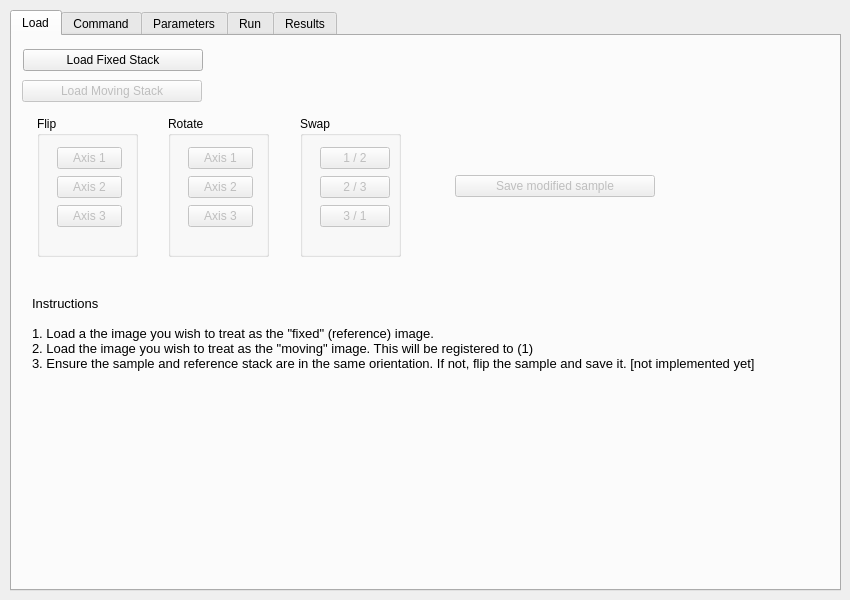
<?xml version="1.0" encoding="UTF-8"?>
<ui version="4.0">
 <class>elastixMain</class>
 <widget class="QWidget" name="elastixMain">
  <property name="geometry">
   <rect>
    <x>0</x>
    <y>0</y>
    <width>850</width>
    <height>600</height>
   </rect>
  </property>
  <property name="minimumSize">
   <size>
    <width>850</width>
    <height>600</height>
   </size>
  </property>
  <property name="windowTitle">
   <string>Elastix plugin</string>
  </property>
  <property name="windowIcon">
   <iconset resource="elastix_plugin.qrc">
    <normaloff>:/icons/icons/elastix_logo_48.gif</normaloff>:/icons/icons/elastix_logo_48.gif</iconset>
  </property>
  <widget class="QTabWidget" name="tabWidget">
   <property name="enabled">
    <bool>true</bool>
   </property>
   <property name="geometry">
    <rect>
     <x>10</x>
     <y>10</y>
     <width>831</width>
     <height>581</height>
    </rect>
   </property>
   <property name="toolTip">
    <string extracomment="Remove param"/>
   </property>
   <property name="currentIndex">
    <number>0</number>
   </property>
   <widget class="QWidget" name="tabLoad">
    <attribute name="title">
     <string>Load</string>
    </attribute>
    <widget class="QLabel" name="sampleStackName">
     <property name="geometry">
      <rect>
       <x>200</x>
       <y>60</y>
       <width>251</width>
       <height>16</height>
      </rect>
     </property>
     <property name="minimumSize">
      <size>
       <width>250</width>
       <height>0</height>
      </size>
     </property>
     <property name="text">
      <string/>
     </property>
    </widget>
    <widget class="QLabel" name="instructionsLabelTabLoad">
     <property name="geometry">
      <rect>
       <x>20</x>
       <y>260</y>
       <width>781</width>
       <height>171</height>
      </rect>
     </property>
     <property name="font">
      <font>
       <pointsize>10</pointsize>
      </font>
     </property>
     <property name="layoutDirection">
      <enum>Qt::LeftToRight</enum>
     </property>
     <property name="text">
      <string>Instructions 

1. Load a the image you wish to treat as the &quot;fixed&quot; (reference) image. 
2. Load the image you wish to treat as the &quot;moving&quot; image. This will be registered to (1)
3. Ensure the sample and reference stack are in the same orientation. If not, flip the sample and save it. [not implemented yet]</string>
     </property>
     <property name="alignment">
      <set>Qt::AlignLeading|Qt::AlignLeft|Qt::AlignTop</set>
     </property>
     <property name="wordWrap">
      <bool>true</bool>
     </property>
    </widget>
    <widget class="QWidget" name="layoutWidget">
     <property name="geometry">
      <rect>
       <x>10</x>
       <y>40</y>
       <width>801</width>
       <height>31</height>
      </rect>
     </property>
     <layout class="QHBoxLayout" name="horizontalLayout_2">
      <item>
       <widget class="QPushButton" name="loadMoving">
        <property name="enabled">
         <bool>false</bool>
        </property>
        <property name="sizePolicy">
         <sizepolicy hsizetype="Fixed" vsizetype="Fixed">
          <horstretch>0</horstretch>
          <verstretch>0</verstretch>
         </sizepolicy>
        </property>
        <property name="minimumSize">
         <size>
          <width>180</width>
          <height>0</height>
         </size>
        </property>
        <property name="text">
         <string>Load Moving Stack</string>
        </property>
       </widget>
      </item>
      <item>
       <widget class="QLabel" name="sampleStackName_3">
        <property name="minimumSize">
         <size>
          <width>250</width>
          <height>0</height>
         </size>
        </property>
        <property name="text">
         <string/>
        </property>
       </widget>
      </item>
      <item>
       <spacer name="horizontalSpacer_3">
        <property name="orientation">
         <enum>Qt::Horizontal</enum>
        </property>
        <property name="sizeHint" stdset="0">
         <size>
          <width>328</width>
          <height>20</height>
         </size>
        </property>
       </spacer>
      </item>
     </layout>
    </widget>
    <widget class="QWidget" name="layoutWidget">
     <property name="geometry">
      <rect>
       <x>11</x>
       <y>11</y>
       <width>801</width>
       <height>26</height>
      </rect>
     </property>
     <layout class="QHBoxLayout" name="horizontalLayout">
      <item>
       <widget class="QPushButton" name="loadFixed">
        <property name="sizePolicy">
         <sizepolicy hsizetype="Fixed" vsizetype="Fixed">
          <horstretch>0</horstretch>
          <verstretch>0</verstretch>
         </sizepolicy>
        </property>
        <property name="minimumSize">
         <size>
          <width>180</width>
          <height>0</height>
         </size>
        </property>
        <property name="text">
         <string>Load Fixed Stack</string>
        </property>
       </widget>
      </item>
      <item>
       <widget class="QLabel" name="referenceStackName">
        <property name="minimumSize">
         <size>
          <width>250</width>
          <height>0</height>
         </size>
        </property>
        <property name="text">
         <string/>
        </property>
       </widget>
      </item>
      <item>
       <spacer name="horizontalSpacer">
        <property name="orientation">
         <enum>Qt::Horizontal</enum>
        </property>
        <property name="sizeHint" stdset="0">
         <size>
          <width>318</width>
          <height>17</height>
         </size>
        </property>
       </spacer>
      </item>
     </layout>
    </widget>
    <widget class="QWidget" name="layoutWidget">
     <property name="geometry">
      <rect>
       <x>0</x>
       <y>80</y>
       <width>811</width>
       <height>141</height>
      </rect>
     </property>
     <layout class="QHBoxLayout" name="horizontalLayout_5">
      <item>
       <spacer name="horizontalSpacer_11">
        <property name="orientation">
         <enum>Qt::Horizontal</enum>
        </property>
        <property name="sizeHint" stdset="0">
         <size>
          <width>13</width>
          <height>20</height>
         </size>
        </property>
       </spacer>
      </item>
      <item>
       <widget class="QGroupBox" name="groupBox">
        <property name="minimumSize">
         <size>
          <width>101</width>
          <height>0</height>
         </size>
        </property>
        <property name="title">
         <string>Flip</string>
        </property>
        <widget class="QWidget" name="layoutWidget">
         <property name="geometry">
          <rect>
           <x>20</x>
           <y>30</y>
           <width>65</width>
           <height>82</height>
          </rect>
         </property>
         <layout class="QVBoxLayout" name="verticalLayout">
          <item>
           <widget class="QPushButton" name="flipAxis1">
            <property name="enabled">
             <bool>false</bool>
            </property>
            <property name="text">
             <string>Axis 1</string>
            </property>
           </widget>
          </item>
          <item>
           <widget class="QPushButton" name="flipAxis2">
            <property name="enabled">
             <bool>false</bool>
            </property>
            <property name="text">
             <string>Axis 2</string>
            </property>
           </widget>
          </item>
          <item>
           <widget class="QPushButton" name="flipAxis3">
            <property name="enabled">
             <bool>false</bool>
            </property>
            <property name="text">
             <string>Axis 3</string>
            </property>
           </widget>
          </item>
         </layout>
        </widget>
       </widget>
      </item>
      <item>
       <spacer name="horizontalSpacer_10">
        <property name="orientation">
         <enum>Qt::Horizontal</enum>
        </property>
        <property name="sizeHint" stdset="0">
         <size>
          <width>13</width>
          <height>20</height>
         </size>
        </property>
       </spacer>
      </item>
      <item>
       <widget class="QGroupBox" name="groupBox_2">
        <property name="minimumSize">
         <size>
          <width>101</width>
          <height>0</height>
         </size>
        </property>
        <property name="title">
         <string>Rotate</string>
        </property>
        <widget class="QWidget" name="layoutWidget">
         <property name="geometry">
          <rect>
           <x>20</x>
           <y>30</y>
           <width>65</width>
           <height>82</height>
          </rect>
         </property>
         <layout class="QVBoxLayout" name="verticalLayout_2">
          <item>
           <widget class="QPushButton" name="rotAxis1">
            <property name="enabled">
             <bool>false</bool>
            </property>
            <property name="text">
             <string>Axis 1</string>
            </property>
           </widget>
          </item>
          <item>
           <widget class="QPushButton" name="rotAxis2">
            <property name="enabled">
             <bool>false</bool>
            </property>
            <property name="text">
             <string>Axis 2</string>
            </property>
           </widget>
          </item>
          <item>
           <widget class="QPushButton" name="rotAxis3">
            <property name="enabled">
             <bool>false</bool>
            </property>
            <property name="text">
             <string>Axis 3</string>
            </property>
           </widget>
          </item>
         </layout>
        </widget>
       </widget>
      </item>
      <item>
       <spacer name="horizontalSpacer_5">
        <property name="orientation">
         <enum>Qt::Horizontal</enum>
        </property>
        <property name="sizeHint" stdset="0">
         <size>
          <width>13</width>
          <height>20</height>
         </size>
        </property>
       </spacer>
      </item>
      <item>
       <widget class="QGroupBox" name="groupBox_3">
        <property name="minimumSize">
         <size>
          <width>101</width>
          <height>0</height>
         </size>
        </property>
        <property name="title">
         <string>Swap</string>
        </property>
        <widget class="QWidget" name="layoutWidget_2">
         <property name="geometry">
          <rect>
           <x>20</x>
           <y>30</y>
           <width>70</width>
           <height>82</height>
          </rect>
         </property>
         <layout class="QVBoxLayout" name="verticalLayout_3">
          <item>
           <widget class="QPushButton" name="swapAxis1_2">
            <property name="enabled">
             <bool>false</bool>
            </property>
            <property name="text">
             <string>1 / 2</string>
            </property>
           </widget>
          </item>
          <item>
           <widget class="QPushButton" name="swapAxis2_3">
            <property name="enabled">
             <bool>false</bool>
            </property>
            <property name="text">
             <string>2 / 3</string>
            </property>
           </widget>
          </item>
          <item>
           <widget class="QPushButton" name="swapAxis3_1">
            <property name="enabled">
             <bool>false</bool>
            </property>
            <property name="text">
             <string>3 / 1</string>
            </property>
           </widget>
          </item>
         </layout>
        </widget>
       </widget>
      </item>
      <item>
       <spacer name="horizontalSpacer_12">
        <property name="orientation">
         <enum>Qt::Horizontal</enum>
        </property>
        <property name="sizeHint" stdset="0">
         <size>
          <width>48</width>
          <height>20</height>
         </size>
        </property>
       </spacer>
      </item>
      <item>
       <widget class="QPushButton" name="pushButton">
        <property name="enabled">
         <bool>false</bool>
        </property>
        <property name="minimumSize">
         <size>
          <width>200</width>
          <height>0</height>
         </size>
        </property>
        <property name="text">
         <string>Save modified sample</string>
        </property>
       </widget>
      </item>
      <item>
       <spacer name="horizontalSpacer_4">
        <property name="orientation">
         <enum>Qt::Horizontal</enum>
        </property>
        <property name="sizeHint" stdset="0">
         <size>
          <width>168</width>
          <height>20</height>
         </size>
        </property>
       </spacer>
      </item>
     </layout>
    </widget>
    <widget class="QLabel" name="label">
     <property name="geometry">
      <rect>
       <x>350</x>
       <y>450</y>
       <width>101</width>
       <height>91</height>
      </rect>
     </property>
     <property name="text">
      <string/>
     </property>
     <property name="pixmap">
      <pixmap resource="elastix_plugin.qrc">:/icons/icons/elastix_logo_96.gif</pixmap>
     </property>
    </widget>
   </widget>
   <widget class="QWidget" name="tabCommand">
    <attribute name="title">
     <string>Command</string>
    </attribute>
    <widget class="QFrame" name="frameCommand">
     <property name="geometry">
      <rect>
       <x>10</x>
       <y>440</y>
       <width>801</width>
       <height>101</height>
      </rect>
     </property>
     <property name="frameShape">
      <enum>QFrame::Box</enum>
     </property>
     <property name="frameShadow">
      <enum>QFrame::Raised</enum>
     </property>
     <widget class="QLabel" name="labelCommandText">
      <property name="geometry">
       <rect>
        <x>10</x>
        <y>20</y>
        <width>781</width>
        <height>71</height>
       </rect>
      </property>
      <property name="font">
       <font>
        <family>Courier</family>
        <pointsize>10</pointsize>
        <weight>75</weight>
        <bold>true</bold>
       </font>
      </property>
      <property name="text">
       <string/>
      </property>
      <property name="alignment">
       <set>Qt::AlignLeading|Qt::AlignLeft|Qt::AlignTop</set>
      </property>
      <property name="wordWrap">
       <bool>true</bool>
      </property>
     </widget>
     <widget class="QLabel" name="labelCommand">
      <property name="geometry">
       <rect>
        <x>10</x>
        <y>0</y>
        <width>80</width>
        <height>20</height>
       </rect>
      </property>
      <property name="font">
       <font>
        <pointsize>11</pointsize>
       </font>
      </property>
      <property name="text">
       <string>Command</string>
      </property>
     </widget>
    </widget>
    <widget class="QLabel" name="label_SelectFixedImage">
     <property name="enabled">
      <bool>false</bool>
     </property>
     <property name="geometry">
      <rect>
       <x>20</x>
       <y>20</y>
       <width>281</width>
       <height>16</height>
      </rect>
     </property>
     <property name="minimumSize">
      <size>
       <width>180</width>
       <height>0</height>
      </size>
     </property>
     <property name="font">
      <font>
       <pointsize>10</pointsize>
      </font>
     </property>
     <property name="text">
      <string>1. Swap moving and fixed</string>
     </property>
    </widget>
    <widget class="QLabel" name="label_selectOutputDir">
     <property name="geometry">
      <rect>
       <x>20</x>
       <y>170</y>
       <width>661</width>
       <height>16</height>
      </rect>
     </property>
     <property name="minimumSize">
      <size>
       <width>180</width>
       <height>0</height>
      </size>
     </property>
     <property name="font">
      <font>
       <pointsize>10</pointsize>
      </font>
     </property>
     <property name="text">
      <string>2. Select output directory</string>
     </property>
    </widget>
    <widget class="QLabel" name="label_selectParamFiles">
     <property name="geometry">
      <rect>
       <x>20</x>
       <y>260</y>
       <width>701</width>
       <height>16</height>
      </rect>
     </property>
     <property name="minimumSize">
      <size>
       <width>180</width>
       <height>0</height>
      </size>
     </property>
     <property name="font">
      <font>
       <pointsize>10</pointsize>
      </font>
     </property>
     <property name="text">
      <string>3. Choose parameter files (these are applied sequentially)</string>
     </property>
    </widget>
    <widget class="QListView" name="paramListView">
     <property name="geometry">
      <rect>
       <x>170</x>
       <y>280</y>
       <width>611</width>
       <height>111</height>
      </rect>
     </property>
    </widget>
    <widget class="QPushButton" name="loadParamFile">
     <property name="geometry">
      <rect>
       <x>20</x>
       <y>280</y>
       <width>150</width>
       <height>24</height>
      </rect>
     </property>
     <property name="sizePolicy">
      <sizepolicy hsizetype="Fixed" vsizetype="Fixed">
       <horstretch>0</horstretch>
       <verstretch>0</verstretch>
      </sizepolicy>
     </property>
     <property name="minimumSize">
      <size>
       <width>150</width>
       <height>0</height>
      </size>
     </property>
     <property name="text">
      <string>Load param file</string>
     </property>
    </widget>
    <widget class="QPushButton" name="removeParameter">
     <property name="geometry">
      <rect>
       <x>140</x>
       <y>360</y>
       <width>31</width>
       <height>31</height>
      </rect>
     </property>
     <property name="text">
      <string/>
     </property>
     <property name="icon">
      <iconset>
       <normalon>:/icons/icons/edit-delete.png</normalon>
      </iconset>
     </property>
    </widget>
    <widget class="QPushButton" name="outputDirSelect_button">
     <property name="geometry">
      <rect>
       <x>10</x>
       <y>190</y>
       <width>61</width>
       <height>31</height>
      </rect>
     </property>
     <property name="sizePolicy">
      <sizepolicy hsizetype="Fixed" vsizetype="Fixed">
       <horstretch>0</horstretch>
       <verstretch>0</verstretch>
      </sizepolicy>
     </property>
     <property name="minimumSize">
      <size>
       <width>0</width>
       <height>0</height>
      </size>
     </property>
     <property name="text">
      <string>Select</string>
     </property>
    </widget>
    <widget class="QPushButton" name="moveParamUp_button">
     <property name="geometry">
      <rect>
       <x>780</x>
       <y>280</y>
       <width>31</width>
       <height>31</height>
      </rect>
     </property>
     <property name="text">
      <string/>
     </property>
     <property name="icon">
      <iconset>
       <normalon>:/icons/icons/arrow-up.png</normalon>
      </iconset>
     </property>
    </widget>
    <widget class="QPushButton" name="moveParamDown_button">
     <property name="geometry">
      <rect>
       <x>780</x>
       <y>360</y>
       <width>31</width>
       <height>31</height>
      </rect>
     </property>
     <property name="text">
      <string/>
     </property>
     <property name="icon">
      <iconset>
       <normalon>:/icons/icons/arrow-down.png</normalon>
      </iconset>
     </property>
    </widget>
    <widget class="QFrame" name="frame">
     <property name="geometry">
      <rect>
       <x>70</x>
       <y>190</y>
       <width>741</width>
       <height>31</height>
      </rect>
     </property>
     <property name="frameShape">
      <enum>QFrame::StyledPanel</enum>
     </property>
     <property name="frameShadow">
      <enum>QFrame::Raised</enum>
     </property>
     <widget class="QLabel" name="outputDir_label">
      <property name="geometry">
       <rect>
        <x>10</x>
        <y>4</y>
        <width>721</width>
        <height>21</height>
       </rect>
      </property>
      <property name="text">
       <string/>
      </property>
     </widget>
    </widget>
   </widget>
   <widget class="QWidget" name="tabParameters">
    <attribute name="title">
     <string>Parameters</string>
    </attribute>
    <widget class="QPlainTextEdit" name="plainTextEditParam">
     <property name="geometry">
      <rect>
       <x>10</x>
       <y>10</y>
       <width>801</width>
       <height>501</height>
      </rect>
     </property>
    </widget>
    <widget class="QComboBox" name="comboBoxParam">
     <property name="geometry">
      <rect>
       <x>10</x>
       <y>520</y>
       <width>291</width>
       <height>24</height>
      </rect>
     </property>
    </widget>
   </widget>
   <widget class="QWidget" name="tabRun">
    <attribute name="title">
     <string>Run</string>
    </attribute>
    <widget class="QPushButton" name="runElastix_button">
     <property name="geometry">
      <rect>
       <x>20</x>
       <y>20</y>
       <width>171</width>
       <height>24</height>
      </rect>
     </property>
     <property name="font">
      <font>
       <pointsize>11</pointsize>
      </font>
     </property>
     <property name="text">
      <string>Run Elastix</string>
     </property>
    </widget>
    <widget class="QFrame" name="frameCommand_3">
     <property name="geometry">
      <rect>
       <x>10</x>
       <y>440</y>
       <width>801</width>
       <height>101</height>
      </rect>
     </property>
     <property name="frameShape">
      <enum>QFrame::Box</enum>
     </property>
     <property name="frameShadow">
      <enum>QFrame::Raised</enum>
     </property>
     <widget class="QLabel" name="labelCommandText_copy">
      <property name="geometry">
       <rect>
        <x>10</x>
        <y>20</y>
        <width>781</width>
        <height>71</height>
       </rect>
      </property>
      <property name="font">
       <font>
        <family>Courier</family>
        <pointsize>10</pointsize>
        <weight>75</weight>
        <bold>true</bold>
       </font>
      </property>
      <property name="text">
       <string/>
      </property>
      <property name="alignment">
       <set>Qt::AlignLeading|Qt::AlignLeft|Qt::AlignTop</set>
      </property>
      <property name="wordWrap">
       <bool>true</bool>
      </property>
     </widget>
     <widget class="QLabel" name="labelCommand_3">
      <property name="geometry">
       <rect>
        <x>10</x>
        <y>0</y>
        <width>80</width>
        <height>20</height>
       </rect>
      </property>
      <property name="font">
       <font>
        <pointsize>11</pointsize>
       </font>
      </property>
      <property name="text">
       <string>Command</string>
      </property>
     </widget>
    </widget>
    <widget class="QListView" name="runningRegistrations_ListView">
     <property name="geometry">
      <rect>
       <x>10</x>
       <y>70</y>
       <width>801</width>
       <height>361</height>
      </rect>
     </property>
    </widget>
    <widget class="QLabel" name="label_2">
     <property name="geometry">
      <rect>
       <x>190</x>
       <y>50</y>
       <width>441</width>
       <height>20</height>
      </rect>
     </property>
     <property name="text">
      <string>Currently running registrations</string>
     </property>
     <property name="alignment">
      <set>Qt::AlignCenter</set>
     </property>
    </widget>
   </widget>
   <widget class="QWidget" name="tab">
    <attribute name="title">
     <string>Results</string>
    </attribute>
    <widget class="QListView" name="registrationResults_ListView">
     <property name="geometry">
      <rect>
       <x>10</x>
       <y>50</y>
       <width>801</width>
       <height>491</height>
      </rect>
     </property>
    </widget>
    <widget class="QRadioButton" name="showHighlightedResult_radioButton">
     <property name="geometry">
      <rect>
       <x>20</x>
       <y>20</y>
       <width>231</width>
       <height>21</height>
      </rect>
     </property>
     <property name="text">
      <string>Show &amp;Highlighted Result</string>
     </property>
    </widget>
    <widget class="QRadioButton" name="showOriginalOverlay_radioButton">
     <property name="geometry">
      <rect>
       <x>320</x>
       <y>20</y>
       <width>231</width>
       <height>21</height>
      </rect>
     </property>
     <property name="text">
      <string>Show &amp;Original Overlay</string>
     </property>
     <property name="checked">
      <bool>true</bool>
     </property>
    </widget>
   </widget>
  </widget>
  <zorder>tabWidget</zorder>
  <zorder>horizontalSpacer_3</zorder>
 </widget>
 <resources>
  <include location="elastix_plugin.qrc"/>
 </resources>
 <connections/>
</ui>
